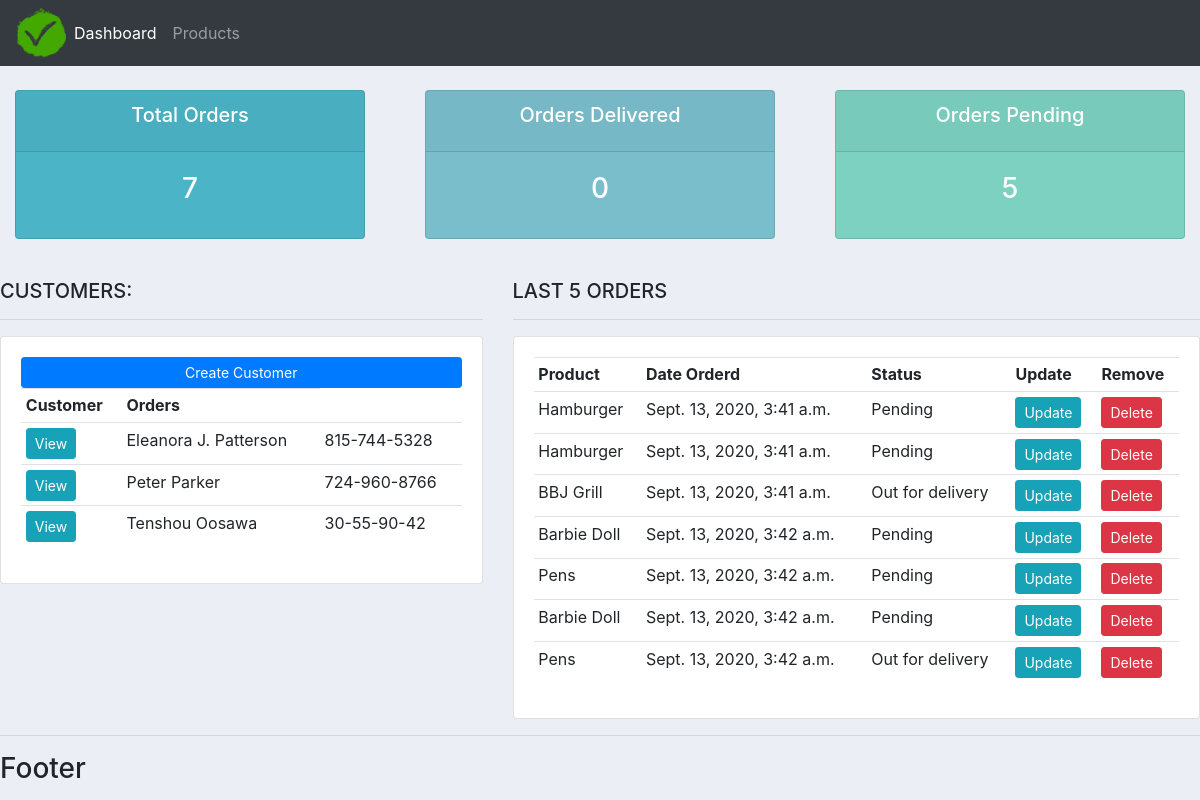
Before: / with the older database file.
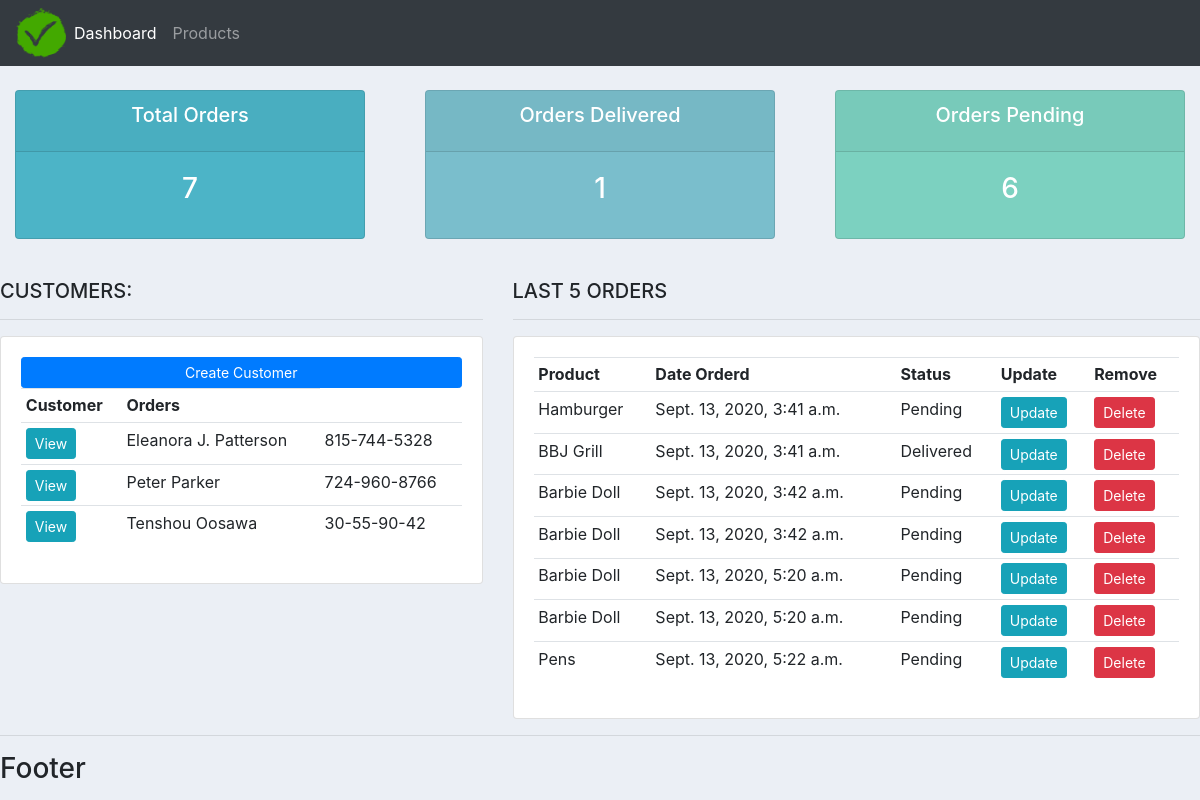
After: the same page with the newer database file.
### accounts/models.py (models this page shows, shortened)
class Customer(models.Model):
    name = models.CharField(max_length=200, null=True)
    phone = models.CharField(max_length=200, null=True)
    email = models.CharField(max_length=200, null=True)
    date_created = models.DateTimeField(auto_now_add = True, null=True) # auto_now_add = True will automatically instaniate the object with current time at ehich it was created

class Order(models.Model):
    customer = models.ForeignKey(Customer, null=True, on_delete=models.SET_NULL)
    product = models.ForeignKey(Product, null=True, on_delete=models.SET_NULL)
    STATUS = (
              ('Pending', 'Pending'),
              ('Out for delivery','Out for delivery'),
              ('Delivered','Delivered'),
    )
    date_created = models.DateTimeField(auto_now_add = True, null=True)
    status = models.CharField(max_length=200, null=True, choices=STATUS)

class Product(models.Model):
    CATEGORY = (
               ('Indoor','Indoor'),
               ('Outdoor', 'Outdoor'),
    )
    name = models.CharField(max_length=200, null=True)
    price = models.FloatField(null=True)
    category = models.CharField(max_length=200, null=True, choices=CATEGORY)
    description = models.CharField(max_length=200, null=True, blank=True)
    date_created = models.DateTimeField(auto_now_add = True, null=True)
    tags = models.ManyToManyField(Tag)
    def __str__(self):
        return self.name

### accounts/views.py (the view)
# urls.py: path('', views.home, name='home'),
def home(request):
    orders = Order.objects.all()
    customers  = Customer.objects.all()
    total_orders = orders.count()
    delivered = orders.filter(status='Delivered').count()
    pending = orders.filter(status='Pending').count()
    context = {'orders': orders, 'customers': customers,
    'total_orders': total_orders, 'delivered': delivered,
    'pending': pending}
    return render(request, 'accounts/dashboard.html', context)

### accounts/templates/accounts/dashboard.html
{% extends 'accounts/base.html' %}
{% block content %}
{% include 'accounts/status.html' %}
<br>
<div class="row">
	<div class="col-md-5">
		<h5>CUSTOMERS:</h5>
		<hr>
		<div class="card card-body">
			<a class="btn btn-primary  btn-sm btn-block" href="">Create Customer</a>
			<table class="table table-sm">
				<tr>
					<th>Customer</th>
					<th>Orders</th>
				</tr>
				{% for customer in customers %}
				<tr>
					<td><a href="{% url 'customer' customer.id %}" class="btn btn-sm btn-info">View</a></td>
					<td>{{ customer.name }}</td>
					<td>{{ customer.phone }}</td>
				</tr>
				{% endfor %}
			</table>
		</div>
	</div>
	<div class="col-md-7">
		<h5>LAST 5 ORDERS</h5>
		<hr>
		<div class="card card-body">
			<table class="table table-sm">
				<tr>
					<th>Product</th>
					<th>Date Orderd</th>
					<th>Status</th>
					<th>Update</th>
					<th>Remove</th>
				</tr>
				{% for order in orders %}
				<tr>
					<td>{{ order.product }}</td>
					<td>{{ order.date_created }}</td>
					<td>{{ order.status }}</td>
					<td><a href="{% url 'update_order' order.id %}" class="btn btn-sm btn-info">Update</a></td>
					<td><a href="{% url 'delete_order' order.id %}" class="btn btn-sm btn-danger">Delete</a></td>
				</tr>
				{% endfor %}
			</table>
		</div>
	</div>
</div>
{% endblock %}

### accounts/templates/accounts/base.html (shortened to what this page needs)
{% load static %}
<!DOCTYPE html>
<html lang="en">
<head>
    <link rel="stylesheet" href="https://stackpath.bootstrapcdn.com/bootstrap/4.5.2/css/bootstrap.min.css">
    <link rel="stylesheet" href="{% static '/css/main.css' %}">
</head>
<body>
    {% include 'accounts/navbar.html' %}
    {% block content %}
    {% endblock %}
    <hr>
    <h3>Footer</h3>
</body>
</html>

### accounts/templates/accounts/navbar.html (shortened to what this page needs)
{% load static %}
<nav class="navbar navbar-expand-lg navbar-dark bg-dark">
    <img src="{% static 'images/tick.png' %}" width="50px" height="50px">
    <div class="collapse navbar-collapse" id="navbarNav">
      <ul class="navbar-nav">
        <li class="nav-item active">
          <a class="nav-link" href="{% url 'home' %}">Dashboard<span class="sr-only">(current)</span></a>
        </li>
        <li class="nav-item">
          <a class="nav-link" href="{% url 'products' %}">Products</a>
        </li>
      </ul>
    </div>
  </nav>

### accounts/templates/accounts/status.html
<br>
<div class="row">
	<div class="col">
		<div class="col-md">
			<div class="card text-center text-white  mb-3" id="total-orders">
			  	<div class="card-header">
			  		<h5 class="card-title">Total Orders</h5>
			  	</div>
			  	<div class="card-body">
			    	<h3 class="card-title">{{ total_orders }}</h3>
			  	</div>
			</div>
		</div>
	</div>
	<div class="col">
		<div class="col-md">
			<div class="card text-center text-white  mb-3" id="orders-delivered">
			  	<div class="card-header">
			  		<h5 class="card-title">Orders Delivered</h5>
			  	</div>
			  	<div class="card-body">
			    	<h3 class="card-title">{{ delivered }}</h3>
			  	</div>
			</div>
		</div>
	</div>
	<div class="col">
		<div class="col-md">
			<div class="card text-center text-white  mb-3" id="orders-pending">
			  	<div class="card-header">
			  		<h5 class="card-title">Orders Pending</h5>
			  	</div>
			  	<div class="card-body">
			    	<h3 class="card-title">{{ pending }}</h3>
			  	</div>
			</div>
		</div>
	</div>
</div>

### static/css/main.css (style rules this page uses)
body { background-color: #ebeff5; }
#total-orders { background-color: #4cb4c7; }
#orders-delivered { background-color: #7abecc; }
#orders-pending { background-color: #7CD1C0; }

Changed rows visible on the page:
removed Order: product "Hamburger", date_created "Sept. 13, 2020, 3:41 a.m.", status "Pending"
removed Order: product "Pens", date_created "Sept. 13, 2020, 3:42 a.m.", status "Pending"
removed Order: product "Pens", date_created "Sept. 13, 2020, 3:42 a.m.", status "Out for delivery"
changed Order "BBJ Grill": status "Out for delivery" → "Delivered"
added Order: product "Barbie Doll", date_created "Sept. 13, 2020, 5:20 a.m.", status "Pending"
added Order: product "Barbie Doll", date_created "Sept. 13, 2020, 5:20 a.m.", status "Pending"
added Order: product "Pens", date_created "Sept. 13, 2020, 5:22 a.m.", status "Pending"
Other visible differences:
{{ delivered }}: "0" → "1"
{{ pending }}: "5" → "6"
